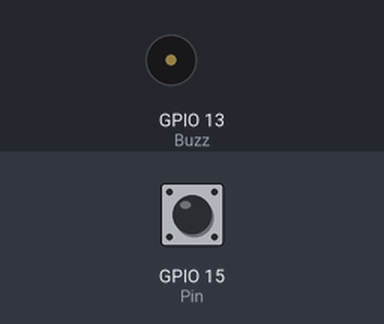
The sketch below on a simulated ESP32. Parts: buzzer (waves = sounding, pin HIGH). The inputs (shaded band) are chosen by the test bench; at power-on: GPIO 15 (Pin) HIGH. No radio packets arrive unless stated; what the sketch prints to the serial monitor is not drawn.

Above: at 1.2 s.
1.3 s: GPIO 15 (Pin) pulled LOW for 1 s
At 2.43 s:
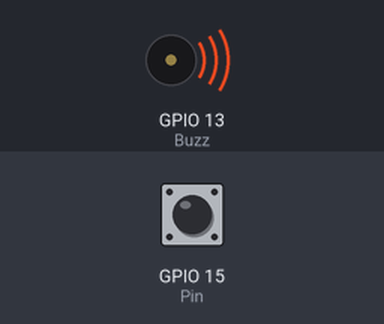
3.9 s: GPIO 15 (Pin) pulled LOW for 3.2 s
At 7.21 s:
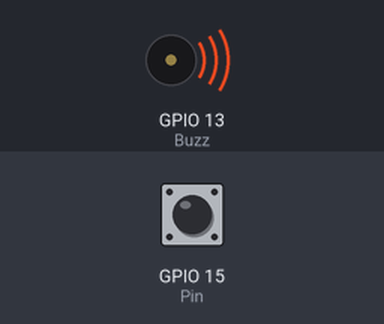
Timing chart, 0 to 8.8 s (numbered marks = the images above; inputs shaded):
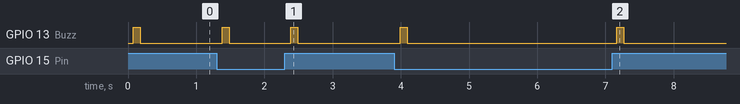

Measured:
- after the input at 1.3 s, GPIO 13 (Buzz): alternates HIGH for 0.10 s and LOW for 0.90 s, starting after 0.09 s
- after the input at 3.9 s, GPIO 13 (Buzz): alternates HIGH for 0.10 s and LOW for 3.1 s, 4 changes in all, then stays LOW, starting after 0.09 s

The sketch:

liygo_user.ino
```cpp
#include <SPI.h>
#include <LoRa.h>
#include <Wire.h>


#define Pin 15
#define Buzz 13

#define LORA_PERIOD 868
#define BAND 868E6


#define CONFIG_MOSI 27
#define CONFIG_MISO 19
#define CONFIG_CLK  5
#define CONFIG_NSS  18
#define CONFIG_RST  23
#define CONFIG_DIO0 26


unsigned long t ;
int state = 0;
int prevstate = 0;
byte cmd;

void setup()
{
  // init serial
  Serial.begin(115200);
  while (!Serial);


  // init LoRa
  SPI.begin(CONFIG_CLK, CONFIG_MISO, CONFIG_MOSI, CONFIG_NSS);
  LoRa.setPins(CONFIG_NSS, CONFIG_RST, CONFIG_DIO0);
  if (!LoRa.begin(BAND)) {
    Serial.println("Starting LoRa failed!");
    while (1);
  }

  //init Pin
  pinMode(Pin, OUTPUT);
  pinMode(Pin, INPUT_PULLUP);
  pinMode(Buzz, OUTPUT);
  digitalWrite(Buzz, LOW);

  prevstate = esp_sleep_get_wakeup_cause()!=ESP_SLEEP_WAKEUP_TIMER && !digitalRead(Pin);
  t = millis();
}

int count = 0;

//main loop
void loop(){
  Keyboard_input();
  LoRA_sender();
}

void LoRA_sender(){

  state = digitalRead(Pin);

  if(state==HIGH){
    cmd = cmd & 127;
  }

  LoRa.beginPacket();
  // send two packet for redundancy
  LoRa.write(cmd);
  LoRa.write(cmd);
  LoRa.endPacket();
  Serial.println(cmd, BIN);


  //buzzer logic
  if(state == HIGH && prevstate == LOW){
    digitalWrite(Buzz, HIGH);
    delay(100);
    digitalWrite(Buzz, LOW);
  }


  if(state == LOW && prevstate == HIGH){
    digitalWrite(Buzz, HIGH);
    delay(100);
    digitalWrite(Buzz, LOW);
  }
  prevstate = state;
}


void Keyboard_input(){
  if (Serial.available() > 0) {
    cmd = Serial.read();
  }

  while(Serial.available()){
    Serial.read();
  }
}
```
